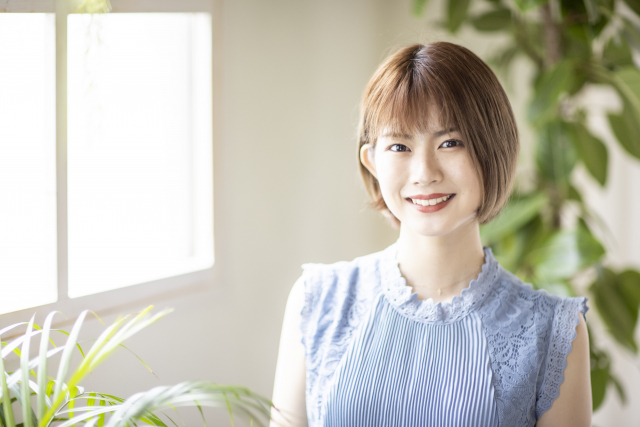
#> input picture model.jpg, 640 x 427 px, found by its file name
$ python open_cv_face.py
#> lines starting #> are read from the running program, lines starting #| are printed output that depends on the picture; after the words box and inside, x2 and y2 are one past the last pixel; in counts of white or black regions, pixels touching at a corner belong together
# 実行前にダウンロード
# https://github.com/opencv/opencv/tree/master/data/haarcascades

import cv2

# 画像の読み込み
# ファイルのパスを入力するときに注意が必要です。
image = cv2.imread('/Users/lina/Desktop/keio_pg_test/model.jpg')
#> image is the input picture: shape (427, 640, 3); mean B, G, R 181.9, 194.3, 196.2

# グレースケールに変換
gray = cv2.cvtColor(image, cv2.COLOR_BGR2GRAY)
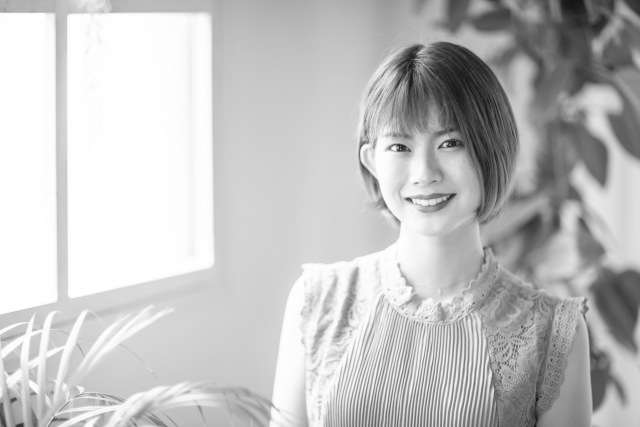
#> gray: shape (427, 640); min 18, max 255, mean 193.4

# 顔検出用の分類器の読み込み
# ファイルのパスを入力するときに注意が必要です。
cascade_path = '/Users/lina/Desktop/keio_pg_test/opencv-master/data/haarcascades/haarcascade_frontalface_default.xml'
cascade = cv2.CascadeClassifier(cascade_path)

# 顔検出の実行
faces = cascade.detectMultiScale(gray, scaleFactor=1.1, minNeighbors=3, minSize=(30, 30))
#> faces = [[528, 260, 67, 67], [361, 97, 132, 132]]

# 検出された顔を矩形で囲む
for (x, y, w, h) in faces:
    cv2.rectangle(image, (x, y), (x+w, y+h), (0, 0, 255), 2)
#> this loop made 2 passes
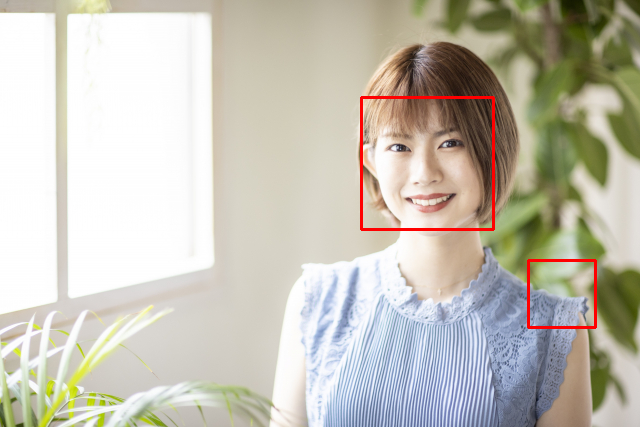
#> image: shape (427, 640, 3); 0.87% of pixels changed, all inside (x1, y1, x2, y2) = (360, 96, 597, 329)

# 結果の表示
cv2.imshow('image', image)

# キーボードからの入力を待つ
# 終了させる場合、qキーを押します。
while True:
    if cv2.waitKey(1) & 0xFF == ord('q'):
#> (key q is pressed here)
        break

# ウィンドウを閉じる
cv2.destroyAllWindows()

$ run again, with nekoneko.jpg copied over model.jpg
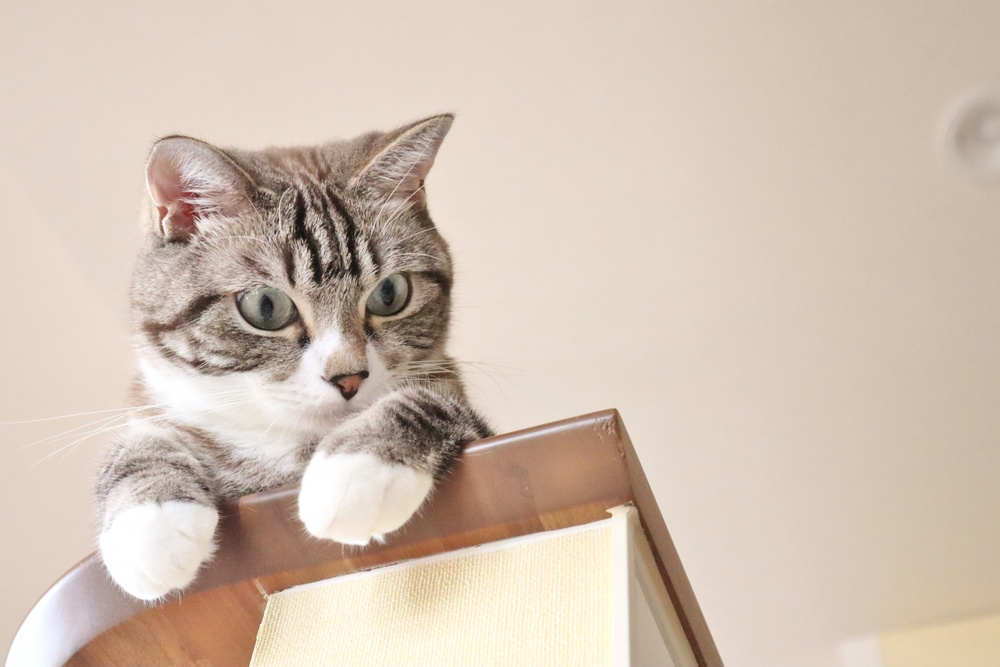
#> input picture nekoneko.jpg, 1000 x 667 px, shrunk from 1920 x 1281 before the run, found by its file name
#> image is the input picture: shape (667, 1000, 3); mean B, G, R 179, 193.8, 210.8
#> `gray = cv2.cvtColor(image, cv2.COLOR_BGR2GRAY)`:
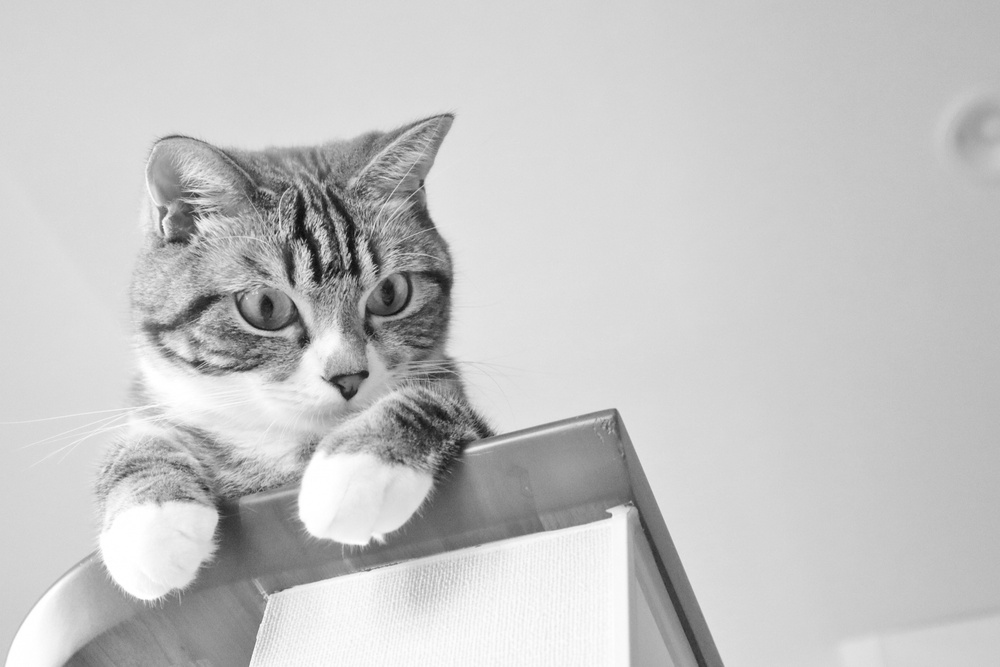
#> gray: shape (667, 1000); min 11, max 255, mean 197.2
#> faces = ()
